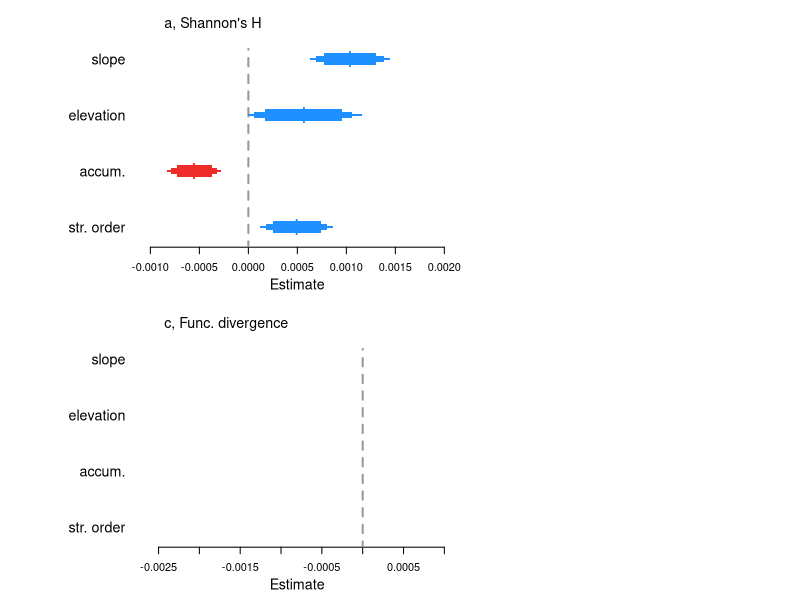

Write the R code that produced this figure. (Note: this script raises an error after producing the figure.)
##Set working directory
setwd("C:/Users/elwel/OneDrive/Desktop/aquatic_data/git/EuroAquaticMacroInverts")

# attach data
drivEst <- read.csv("outputs/Driver_metaanaly_Ests.csv")
#drivEst <- read.csv("outputs/Driver_horseshoe_metaanaly_Ests.csv")
head(drivEst)
unique(drivEst$Response)

options(scipen=999)

##save plot
tiff(filename = "plots/Fig4_drivers/Drivers_TaxaFunc_extra_streamCharacteristics.tiff", width = 5, height = 4, units = 'in', res = 600, compression = 'lzw')
#tiff(filename = "plots/drivers/Drivers_horseshoe.tiff", width = 12, height = 9, units = 'in', res = 600, compression = 'lzw')

##layout
layout(mat = matrix(c(1:6), 
                        nrow = 2, 
                        ncol = 3),
       heights = c(2,2,2,2,2,2),
       widths = c(0.8,2,2,0.8,2,2))

par(mar=c(4,0.4,0.4,0.8))
#empty plot for where the labels will go
plot(0, xaxt = 'n', yaxt = 'n', bty = 'n', pch = '', ylab = '', xlab = '')
plot(0, xaxt = 'n', yaxt = 'n', bty = 'n', pch = '', ylab = '', xlab = '')

#### shannonsH #####
sub <- subset(drivEst, Response == "shannonsH")
est <- sub$Estimate[6:9]
yy <- c(1:4)
plot(yy ~ est, ylab="",xlab="", yaxt="n", las=1, type="n",xlim=c(-0.001,0.002), ylim=c(0.8,4.8),cex=2, bty="n")
#polygon(x=c(-100,-100,0,0),
#        y=c(-4,22,22,-4), col = "grey80", border = "grey80")
segments(x0=0,y0=0,x1=0,y1=4.18,lty=2, lwd=2,col="grey60")
axis(2, at=yy, lwd = 0, lwd.ticks = 0, labels=c("str. order", "accum.", "elevation", "slope"), las=1,cex.axis=1.3)
title(xlab="Estimate", line=2.4,cex.lab=1.3)
legend("topleft", legend=("a, Shannon's H"), bty="n", cex=1.3)
mm <- cbind(yy,est)
mm_neg <- as.data.frame(mm[ which(est < 0),])
mm_pos <- as.data.frame(mm[ which(est > 0),])
#points(yy ~ est, pch="l",cex=2.2,col="white")
points(mm_neg[1,] ~ mm_neg[2,], pch="l",cex=2,col="firebrick2")
points(mm_pos$yy ~ mm_pos$est, pch="l",cex=2,col="dodgerblue")
yyy1=c(0.975,1.025,1.025,0.975)
yyy2=c(0.95,1.05,1.05,0.95)
yyy3=c(0.9,1.1,1.1,0.9)
polygon(x=c(if (sub$Q2.5[6]<0) {sub$Q2.5[6]} else {0}, if (sub$Q2.5[6]<0) {sub$Q2.5[6]} else {0}, if (sub$Q97.5[6]<0) {sub$Q97.5[6]} else {0}, if (sub$Q97.5[6]<0) {sub$Q97.5[6]} else {0}),y=(yyy1), col = "firebrick2", border = NA)
polygon(x=c(if (sub$Q5[6]<0) {sub$Q5[6]} else {0}, if (sub$Q5[6]<0) {sub$Q5[6]} else {0}, if (sub$Q95[6]<0) {sub$Q95[6]} else {0}, if (sub$Q95[6]<0) {sub$Q95[6]} else {0}),y=(yyy2), col = "firebrick2", border = NA)
polygon(x=c(if (sub$Q10[6]<0) {sub$Q10[6]} else {0}, if (sub$Q10[6]<0) {sub$Q10[6]} else {0}, if (sub$Q90[6]<0) {sub$Q90[6]} else {0}, if (sub$Q90[6]<0) {sub$Q90[6]} else {0}),y=(yyy3), col = "firebrick2", border = NA)
polygon(x=c(if (sub$Q2.5[6]>0) {sub$Q2.5[6]} else {0}, if (sub$Q2.5[6]>0) {sub$Q2.5[6]} else {0}, if (sub$Q97.5[6]>0) {sub$Q97.5[6]} else {0}, if (sub$Q97.5[6]>0) {sub$Q97.5[6]} else {0}),y=(yyy1), col = "dodgerblue", border = NA)
polygon(x=c(if (sub$Q5[6]>0) {sub$Q5[6]} else {0}, if (sub$Q5[6]>0) {sub$Q5[6]} else {0}, if (sub$Q95[6]>0) {sub$Q95[6]} else {0}, if (sub$Q95[6]>0) {sub$Q95[6]} else {0}),y=(yyy2), col = "dodgerblue", border = NA)
polygon(x=c(if (sub$Q10[6]>0) {sub$Q10[6]} else {0}, if (sub$Q10[6]>0) {sub$Q10[6]} else {0}, if (sub$Q90[6]>0) {sub$Q90[6]} else {0}, if (sub$Q90[6]>0) {sub$Q90[6]} else {0}),y=(yyy3), col = "dodgerblue", border = NA)
polygon(x=c(if (sub$Q2.5[7]<0) {sub$Q2.5[7]} else {0}, if (sub$Q2.5[7]<0) {sub$Q2.5[7]} else {0}, if (sub$Q97.5[7]<0) {sub$Q97.5[7]} else {0}, if (sub$Q97.5[7]<0) {sub$Q97.5[7]} else {0}),y=(yyy1+1), col = "firebrick2", border = NA)
polygon(x=c(if (sub$Q5[7]<0) {sub$Q5[7]} else {0}, if (sub$Q5[7]<0) {sub$Q5[7]} else {0}, if (sub$Q95[7]<0) {sub$Q95[7]} else {0}, if (sub$Q95[7]<0) {sub$Q95[7]} else {0}),y=(yyy2+1), col = "firebrick2", border = NA)
polygon(x=c(if (sub$Q10[7]<0) {sub$Q10[7]} else {0}, if (sub$Q10[7]<0) {sub$Q10[7]} else {0}, if (sub$Q90[7]<0) {sub$Q90[7]} else {0}, if (sub$Q90[7]<0) {sub$Q90[7]} else {0}),y=(yyy3+1), col = "firebrick2", border = NA)
polygon(x=c(if (sub$Q2.5[7]>0) {sub$Q2.5[7]} else {0}, if (sub$Q2.5[7]>0) {sub$Q2.5[7]} else {0}, if (sub$Q97.5[7]>0) {sub$Q97.5[7]} else {0}, if (sub$Q97.5[7]>0) {sub$Q97.5[7]} else {0}),y=(yyy1+1), col = "dodgerblue", border = NA)
polygon(x=c(if (sub$Q5[7]>0) {sub$Q5[7]} else {0}, if (sub$Q5[7]>0) {sub$Q5[7]} else {0}, if (sub$Q95[7]>0) {sub$Q95[7]} else {0}, if (sub$Q95[7]>0) {sub$Q95[7]} else {0}),y=(yyy2+1), col = "dodgerblue", border = NA)
polygon(x=c(if (sub$Q10[7]>0) {sub$Q10[7]} else {0}, if (sub$Q10[7]>0) {sub$Q10[7]} else {0}, if (sub$Q90[7]>0) {sub$Q90[7]} else {0}, if (sub$Q90[7]>0) {sub$Q90[7]} else {0}),y=(yyy3+1), col = "dodgerblue", border = NA)
polygon(x=c(if (sub$Q2.5[8]<0) {sub$Q2.5[8]} else {0}, if (sub$Q2.5[8]<0) {sub$Q2.5[8]} else {0}, if (sub$Q97.5[8]<0) {sub$Q97.5[8]} else {0}, if (sub$Q97.5[8]<0) {sub$Q97.5[8]} else {0}),y=(yyy1+2), col = "firebrick2", border = NA)
polygon(x=c(if (sub$Q5[8]<0) {sub$Q5[8]} else {0}, if (sub$Q5[8]<0) {sub$Q5[8]} else {0}, if (sub$Q95[8]<0) {sub$Q95[8]} else {0}, if (sub$Q95[8]<0) {sub$Q95[8]} else {0}),y=(yyy2+2), col = "firebrick2", border = NA)
polygon(x=c(if (sub$Q10[8]<0) {sub$Q10[8]} else {0}, if (sub$Q10[8]<0) {sub$Q10[8]} else {0}, if (sub$Q90[8]<0) {sub$Q90[8]} else {0}, if (sub$Q90[8]<0) {sub$Q90[8]} else {0}),y=(yyy3+2), col = "firebrick2", border = NA)
polygon(x=c(if (sub$Q2.5[8]>0) {sub$Q2.5[8]} else {0}, if (sub$Q2.5[8]>0) {sub$Q2.5[8]} else {0}, if (sub$Q97.5[8]>0) {sub$Q97.5[8]} else {0}, if (sub$Q97.5[8]>0) {sub$Q97.5[8]} else {0}),y=(yyy1+2), col = "dodgerblue", border = NA)
polygon(x=c(if (sub$Q5[8]>0) {sub$Q5[8]} else {0}, if (sub$Q5[8]>0) {sub$Q5[8]} else {0}, if (sub$Q95[8]>0) {sub$Q95[8]} else {0}, if (sub$Q95[8]>0) {sub$Q95[8]} else {0}),y=(yyy2+2), col = "dodgerblue", border = NA)
polygon(x=c(if (sub$Q10[8]>0) {sub$Q10[8]} else {0}, if (sub$Q10[8]>0) {sub$Q10[8]} else {0}, if (sub$Q90[8]>0) {sub$Q90[8]} else {0}, if (sub$Q90[8]>0) {sub$Q90[8]} else {0}),y=(yyy3+2), col = "dodgerblue", border = NA)
polygon(x=c(if (sub$Q2.5[9]<0) {sub$Q2.5[9]} else {0}, if (sub$Q2.5[9]<0) {sub$Q2.5[9]} else {0}, if (sub$Q97.5[9]<0) {sub$Q97.5[9]} else {0}, if (sub$Q97.5[9]<0) {sub$Q97.5[9]} else {0}),y=(yyy1+3), col = "firebrick2", border = NA)
polygon(x=c(if (sub$Q5[9]<0) {sub$Q5[9]} else {0}, if (sub$Q5[9]<0) {sub$Q5[9]} else {0}, if (sub$Q95[9]<0) {sub$Q95[9]} else {0}, if (sub$Q95[9]<0) {sub$Q95[9]} else {0}),y=(yyy2+3), col = "firebrick2", border = NA)
polygon(x=c(if (sub$Q10[9]<0) {sub$Q10[9]} else {0}, if (sub$Q10[9]<0) {sub$Q10[9]} else {0}, if (sub$Q90[9]<0) {sub$Q90[9]} else {0}, if (sub$Q90[9]<0) {sub$Q90[9]} else {0}),y=(yyy3+3), col = "firebrick2", border = NA)
polygon(x=c(if (sub$Q2.5[9]>0) {sub$Q2.5[9]} else {0}, if (sub$Q2.5[9]>0) {sub$Q2.5[9]} else {0}, if (sub$Q97.5[9]>0) {sub$Q97.5[9]} else {0}, if (sub$Q97.5[9]>0) {sub$Q97.5[9]} else {0}),y=(yyy1+3), col = "dodgerblue", border = NA)
polygon(x=c(if (sub$Q5[9]>0) {sub$Q5[9]} else {0}, if (sub$Q5[9]>0) {sub$Q5[9]} else {0}, if (sub$Q95[9]>0) {sub$Q95[9]} else {0}, if (sub$Q95[9]>0) {sub$Q95[9]} else {0}),y=(yyy2+3), col = "dodgerblue", border = NA)
polygon(x=c(if (sub$Q10[9]>0) {sub$Q10[9]} else {0}, if (sub$Q10[9]>0) {sub$Q10[9]} else {0}, if (sub$Q90[9]>0) {sub$Q90[9]} else {0}, if (sub$Q90[9]>0) {sub$Q90[9]} else {0}),y=(yyy3+3), col = "dodgerblue", border = NA)

#### func_diverg #####
sub <- subset(drivEst, Response == "func_diverg")
est <- sub$Estimate[6:9]
yy <- c(1:4)
plot(yy ~ est, ylab="",xlab="", yaxt="n", las=1, type="n",xlim=c(-0.0026,0.001), ylim=c(0.8,4.8), cex=2, bty="n")
segments(x0=0,y0=0,x1=0,y1=4.18,lty=2, lwd=2,col="grey60")
axis(2, at=yy, lwd = 0, lwd.ticks = 0, labels=c("str. order", "accum.", "elevation", "slope"), las=1,cex.axis=1.3)
title(xlab="Estimate", line=2.4,cex.lab=1.3)
legend("topleft", legend=("c, Func. divergence"), bty="n", cex=1.3)
mm <- cbind(yy,est)
mm_neg <- as.data.frame(mm[ which(est < 0),])
mm_pos <- as.data.frame(mm[ which(est > 0),])
points(mm_neg$yy ~ mm_neg$est, pch="l",cex=2,col="firebrick2")
points(mm_pos$yy ~ mm_pos$est, pch="l",cex=2,col="dodgerblue")
yyy1=c(0.975,1.025,1.025,0.975)
yyy2=c(0.95,1.05,1.05,0.95)
yyy3=c(0.9,1.1,1.1,0.9)
polygon(x=c(if (sub$Q2.5[6]<0) {sub$Q2.5[6]} else {0}, if (sub$Q2.5[6]<0) {sub$Q2.5[6]} else {0}, if (sub$Q97.5[6]<0) {sub$Q97.5[6]} else {0}, if (sub$Q97.5[6]<0) {sub$Q97.5[6]} else {0}),y=(yyy1), col = "firebrick2", border = NA)
polygon(x=c(if (sub$Q5[6]<0) {sub$Q5[6]} else {0}, if (sub$Q5[6]<0) {sub$Q5[6]} else {0}, if (sub$Q95[6]<0) {sub$Q95[6]} else {0}, if (sub$Q95[6]<0) {sub$Q95[6]} else {0}),y=(yyy2), col = "firebrick2", border = NA)
polygon(x=c(if (sub$Q10[6]<0) {sub$Q10[6]} else {0}, if (sub$Q10[6]<0) {sub$Q10[6]} else {0}, if (sub$Q90[6]<0) {sub$Q90[6]} else {0}, if (sub$Q90[6]<0) {sub$Q90[6]} else {0}),y=(yyy3), col = "firebrick2", border = NA)
polygon(x=c(if (sub$Q2.5[6]>0) {sub$Q2.5[6]} else {0}, if (sub$Q2.5[6]>0) {sub$Q2.5[6]} else {0}, if (sub$Q97.5[6]>0) {sub$Q97.5[6]} else {0}, if (sub$Q97.5[6]>0) {sub$Q97.5[6]} else {0}),y=(yyy1), col = "dodgerblue", border = NA)
polygon(x=c(if (sub$Q5[6]>0) {sub$Q5[6]} else {0}, if (sub$Q5[6]>0) {sub$Q5[6]} else {0}, if (sub$Q95[6]>0) {sub$Q95[6]} else {0}, if (sub$Q95[6]>0) {sub$Q95[6]} else {0}),y=(yyy2), col = "dodgerblue", border = NA)
polygon(x=c(if (sub$Q10[6]>0) {sub$Q10[6]} else {0}, if (sub$Q10[6]>0) {sub$Q10[6]} else {0}, if (sub$Q90[6]>0) {sub$Q90[6]} else {0}, if (sub$Q90[6]>0) {sub$Q90[6]} else {0}),y=(yyy3), col = "dodgerblue", border = NA)
polygon(x=c(if (sub$Q2.5[7]<0) {sub$Q2.5[7]} else {0}, if (sub$Q2.5[7]<0) {sub$Q2.5[7]} else {0}, if (sub$Q97.5[7]<0) {sub$Q97.5[7]} else {0}, if (sub$Q97.5[7]<0) {sub$Q97.5[7]} else {0}),y=(yyy1+1), col = "firebrick2", border = NA)
polygon(x=c(if (sub$Q5[7]<0) {sub$Q5[7]} else {0}, if (sub$Q5[7]<0) {sub$Q5[7]} else {0}, if (sub$Q95[7]<0) {sub$Q95[7]} else {0}, if (sub$Q95[7]<0) {sub$Q95[7]} else {0}),y=(yyy2+1), col = "firebrick2", border = NA)
polygon(x=c(if (sub$Q10[7]<0) {sub$Q10[7]} else {0}, if (sub$Q10[7]<0) {sub$Q10[7]} else {0}, if (sub$Q90[7]<0) {sub$Q90[7]} else {0}, if (sub$Q90[7]<0) {sub$Q90[7]} else {0}),y=(yyy3+1), col = "firebrick2", border = NA)
polygon(x=c(if (sub$Q2.5[7]>0) {sub$Q2.5[7]} else {0}, if (sub$Q2.5[7]>0) {sub$Q2.5[7]} else {0}, if (sub$Q97.5[7]>0) {sub$Q97.5[7]} else {0}, if (sub$Q97.5[7]>0) {sub$Q97.5[7]} else {0}),y=(yyy1+1), col = "dodgerblue", border = NA)
polygon(x=c(if (sub$Q5[7]>0) {sub$Q5[7]} else {0}, if (sub$Q5[7]>0) {sub$Q5[7]} else {0}, if (sub$Q95[7]>0) {sub$Q95[7]} else {0}, if (sub$Q95[7]>0) {sub$Q95[7]} else {0}),y=(yyy2+1), col = "dodgerblue", border = NA)
polygon(x=c(if (sub$Q10[7]>0) {sub$Q10[7]} else {0}, if (sub$Q10[7]>0) {sub$Q10[7]} else {0}, if (sub$Q90[7]>0) {sub$Q90[7]} else {0}, if (sub$Q90[7]>0) {sub$Q90[7]} else {0}),y=(yyy3+1), col = "dodgerblue", border = NA)
polygon(x=c(if (sub$Q2.5[8]<0) {sub$Q2.5[8]} else {0}, if (sub$Q2.5[8]<0) {sub$Q2.5[8]} else {0}, if (sub$Q97.5[8]<0) {sub$Q97.5[8]} else {0}, if (sub$Q97.5[8]<0) {sub$Q97.5[8]} else {0}),y=(yyy1+2), col = "firebrick2", border = NA)
polygon(x=c(if (sub$Q5[8]<0) {sub$Q5[8]} else {0}, if (sub$Q5[8]<0) {sub$Q5[8]} else {0}, if (sub$Q95[8]<0) {sub$Q95[8]} else {0}, if (sub$Q95[8]<0) {sub$Q95[8]} else {0}),y=(yyy2+2), col = "firebrick2", border = NA)
polygon(x=c(if (sub$Q10[8]<0) {sub$Q10[8]} else {0}, if (sub$Q10[8]<0) {sub$Q10[8]} else {0}, if (sub$Q90[8]<0) {sub$Q90[8]} else {0}, if (sub$Q90[8]<0) {sub$Q90[8]} else {0}),y=(yyy3+2), col = "firebrick2", border = NA)
polygon(x=c(if (sub$Q2.5[8]>0) {sub$Q2.5[8]} else {0}, if (sub$Q2.5[8]>0) {sub$Q2.5[8]} else {0}, if (sub$Q97.5[8]>0) {sub$Q97.5[8]} else {0}, if (sub$Q97.5[8]>0) {sub$Q97.5[8]} else {0}),y=(yyy1+2), col = "dodgerblue", border = NA)
polygon(x=c(if (sub$Q5[8]>0) {sub$Q5[8]} else {0}, if (sub$Q5[8]>0) {sub$Q5[8]} else {0}, if (sub$Q95[8]>0) {sub$Q95[8]} else {0}, if (sub$Q95[8]>0) {sub$Q95[8]} else {0}),y=(yyy2+2), col = "dodgerblue", border = NA)
polygon(x=c(if (sub$Q10[8]>0) {sub$Q10[8]} else {0}, if (sub$Q10[8]>0) {sub$Q10[8]} else {0}, if (sub$Q90[8]>0) {sub$Q90[8]} else {0}, if (sub$Q90[8]>0) {sub$Q90[8]} else {0}),y=(yyy3+2), col = "dodgerblue", border = NA)
polygon(x=c(if (sub$Q2.5[9]<0) {sub$Q2.5[9]} else {0}, if (sub$Q2.5[9]<0) {sub$Q2.5[9]} else {0}, if (sub$Q97.5[9]<0) {sub$Q97.5[9]} else {0}, if (sub$Q97.5[9]<0) {sub$Q97.5[9]} else {0}),y=(yyy1+3), col = "firebrick2", border = NA)
polygon(x=c(if (sub$Q5[9]<0) {sub$Q5[9]} else {0}, if (sub$Q5[9]<0) {sub$Q5[9]} else {0}, if (sub$Q95[9]<0) {sub$Q95[9]} else {0}, if (sub$Q95[9]<0) {sub$Q95[9]} else {0}),y=(yyy2+3), col = "firebrick2", border = NA)
polygon(x=c(if (sub$Q10[9]<0) {sub$Q10[9]} else {0}, if (sub$Q10[9]<0) {sub$Q10[9]} else {0}, if (sub$Q90[9]<0) {sub$Q90[9]} else {0}, if (sub$Q90[9]<0) {sub$Q90[9]} else {0}),y=(yyy3+3), col = "firebrick2", border = NA)
polygon(x=c(if (sub$Q2.5[9]>0) {sub$Q2.5[9]} else {0}, if (sub$Q2.5[9]>0) {sub$Q2.5[9]} else {0}, if (sub$Q97.5[9]>0) {sub$Q97.5[9]} else {0}, if (sub$Q97.5[9]>0) {sub$Q97.5[9]} else {0}),y=(yyy1+3), col = "dodgerblue", border = NA)
polygon(x=c(if (sub$Q5[9]>0) {sub$Q5[9]} else {0}, if (sub$Q5[9]>0) {sub$Q5[9]} else {0}, if (sub$Q95[9]>0) {sub$Q95[9]} else {0}, if (sub$Q95[9]>0) {sub$Q95[9]} else {0}),y=(yyy2+3), col = "dodgerblue", border = NA)
polygon(x=c(if (sub$Q10[9]>0) {sub$Q10[9]} else {0}, if (sub$Q10[9]>0) {sub$Q10[9]} else {0}, if (sub$Q90[9]>0) {sub$Q90[9]} else {0}, if (sub$Q90[9]>0) {sub$Q90[9]} else {0}),y=(yyy3+3), col = "dodgerblue", border = NA)

#### spp_richness_rarefied #####
sub <- subset(drivEst, Response == "spp_richness_rarefied")
est <- sub$Estimate[6:9]
yy <- c(1:4)
plot(yy ~ est, ylab="",xlab="", yaxt="n", las=1, type="n",xlim=c(-0.025,0.015), ylim=c(0.8,4.8), cex=2, bty="n")
segments(x0=0,y0=0,x1=0,y1=4.18,lty=2, lwd=2,col="grey60")
title(xlab="Estimate", line=2.4,cex.lab=1.3)
legend("topleft", legend=("b, Rarefied richness"), bty="n", cex=1.3)
mm <- cbind(yy,est)
mm_neg <- as.data.frame(mm[ which(est < 0),])
mm_pos <- as.data.frame(mm[ which(est > 0),])
#points(yy ~ est, pch="l",cex=2.2,col="white")
points(mm_neg$yy ~ mm_neg$est, pch="l",cex=2,col="firebrick2")
points(mm_pos$yy ~ mm_pos$est, pch="l",cex=2,col="dodgerblue")
polygon(x=c(if (sub$Q2.5[6]<0) {sub$Q2.5[6]} else {0}, if (sub$Q2.5[6]<0) {sub$Q2.5[6]} else {0}, if (sub$Q97.5[6]<0) {sub$Q97.5[6]} else {0}, if (sub$Q97.5[6]<0) {sub$Q97.5[6]} else {0}),y=(yyy1), col = "firebrick2", border = NA)
polygon(x=c(if (sub$Q5[6]<0) {sub$Q5[6]} else {0}, if (sub$Q5[6]<0) {sub$Q5[6]} else {0}, if (sub$Q95[6]<0) {sub$Q95[6]} else {0}, if (sub$Q95[6]<0) {sub$Q95[6]} else {0}),y=(yyy2), col = "firebrick2", border = NA)
polygon(x=c(if (sub$Q10[6]<0) {sub$Q10[6]} else {0}, if (sub$Q10[6]<0) {sub$Q10[6]} else {0}, if (sub$Q90[6]<0) {sub$Q90[6]} else {0}, if (sub$Q90[6]<0) {sub$Q90[6]} else {0}),y=(yyy3), col = "firebrick2", border = NA)
polygon(x=c(if (sub$Q2.5[6]>0) {sub$Q2.5[6]} else {0}, if (sub$Q2.5[6]>0) {sub$Q2.5[6]} else {0}, if (sub$Q97.5[6]>0) {sub$Q97.5[6]} else {0}, if (sub$Q97.5[6]>0) {sub$Q97.5[6]} else {0}),y=(yyy1), col = "dodgerblue", border = NA)
polygon(x=c(if (sub$Q5[6]>0) {sub$Q5[6]} else {0}, if (sub$Q5[6]>0) {sub$Q5[6]} else {0}, if (sub$Q95[6]>0) {sub$Q95[6]} else {0}, if (sub$Q95[6]>0) {sub$Q95[6]} else {0}),y=(yyy2), col = "dodgerblue", border = NA)
polygon(x=c(if (sub$Q10[6]>0) {sub$Q10[6]} else {0}, if (sub$Q10[6]>0) {sub$Q10[6]} else {0}, if (sub$Q90[6]>0) {sub$Q90[6]} else {0}, if (sub$Q90[6]>0) {sub$Q90[6]} else {0}),y=(yyy3), col = "dodgerblue", border = NA)
polygon(x=c(if (sub$Q2.5[7]<0) {sub$Q2.5[7]} else {0}, if (sub$Q2.5[7]<0) {sub$Q2.5[7]} else {0}, if (sub$Q97.5[7]<0) {sub$Q97.5[7]} else {0}, if (sub$Q97.5[7]<0) {sub$Q97.5[7]} else {0}),y=(yyy1+1), col = "firebrick2", border = NA)
polygon(x=c(if (sub$Q5[7]<0) {sub$Q5[7]} else {0}, if (sub$Q5[7]<0) {sub$Q5[7]} else {0}, if (sub$Q95[7]<0) {sub$Q95[7]} else {0}, if (sub$Q95[7]<0) {sub$Q95[7]} else {0}),y=(yyy2+1), col = "firebrick2", border = NA)
polygon(x=c(if (sub$Q10[7]<0) {sub$Q10[7]} else {0}, if (sub$Q10[7]<0) {sub$Q10[7]} else {0}, if (sub$Q90[7]<0) {sub$Q90[7]} else {0}, if (sub$Q90[7]<0) {sub$Q90[7]} else {0}),y=(yyy3+1), col = "firebrick2", border = NA)
polygon(x=c(if (sub$Q2.5[7]>0) {sub$Q2.5[7]} else {0}, if (sub$Q2.5[7]>0) {sub$Q2.5[7]} else {0}, if (sub$Q97.5[7]>0) {sub$Q97.5[7]} else {0}, if (sub$Q97.5[7]>0) {sub$Q97.5[7]} else {0}),y=(yyy1+1), col = "dodgerblue", border = NA)
polygon(x=c(if (sub$Q5[7]>0) {sub$Q5[7]} else {0}, if (sub$Q5[7]>0) {sub$Q5[7]} else {0}, if (sub$Q95[7]>0) {sub$Q95[7]} else {0}, if (sub$Q95[7]>0) {sub$Q95[7]} else {0}),y=(yyy2+1), col = "dodgerblue", border = NA)
polygon(x=c(if (sub$Q10[7]>0) {sub$Q10[7]} else {0}, if (sub$Q10[7]>0) {sub$Q10[7]} else {0}, if (sub$Q90[7]>0) {sub$Q90[7]} else {0}, if (sub$Q90[7]>0) {sub$Q90[7]} else {0}),y=(yyy3+1), col = "dodgerblue", border = NA)
polygon(x=c(if (sub$Q2.5[8]<0) {sub$Q2.5[8]} else {0}, if (sub$Q2.5[8]<0) {sub$Q2.5[8]} else {0}, if (sub$Q97.5[8]<0) {sub$Q97.5[8]} else {0}, if (sub$Q97.5[8]<0) {sub$Q97.5[8]} else {0}),y=(yyy1+2), col = "firebrick2", border = NA)
polygon(x=c(if (sub$Q5[8]<0) {sub$Q5[8]} else {0}, if (sub$Q5[8]<0) {sub$Q5[8]} else {0}, if (sub$Q95[8]<0) {sub$Q95[8]} else {0}, if (sub$Q95[8]<0) {sub$Q95[8]} else {0}),y=(yyy2+2), col = "firebrick2", border = NA)
polygon(x=c(if (sub$Q10[8]<0) {sub$Q10[8]} else {0}, if (sub$Q10[8]<0) {sub$Q10[8]} else {0}, if (sub$Q90[8]<0) {sub$Q90[8]} else {0}, if (sub$Q90[8]<0) {sub$Q90[8]} else {0}),y=(yyy3+2), col = "firebrick2", border = NA)
polygon(x=c(if (sub$Q2.5[8]>0) {sub$Q2.5[8]} else {0}, if (sub$Q2.5[8]>0) {sub$Q2.5[8]} else {0}, if (sub$Q97.5[8]>0) {sub$Q97.5[8]} else {0}, if (sub$Q97.5[8]>0) {sub$Q97.5[8]} else {0}),y=(yyy1+2), col = "dodgerblue", border = NA)
polygon(x=c(if (sub$Q5[8]>0) {sub$Q5[8]} else {0}, if (sub$Q5[8]>0) {sub$Q5[8]} else {0}, if (sub$Q95[8]>0) {sub$Q95[8]} else {0}, if (sub$Q95[8]>0) {sub$Q95[8]} else {0}),y=(yyy2+2), col = "dodgerblue", border = NA)
polygon(x=c(if (sub$Q10[8]>0) {sub$Q10[8]} else {0}, if (sub$Q10[8]>0) {sub$Q10[8]} else {0}, if (sub$Q90[8]>0) {sub$Q90[8]} else {0}, if (sub$Q90[8]>0) {sub$Q90[8]} else {0}),y=(yyy3+2), col = "dodgerblue", border = NA)
polygon(x=c(if (sub$Q2.5[9]<0) {sub$Q2.5[9]} else {0}, if (sub$Q2.5[9]<0) {sub$Q2.5[9]} else {0}, if (sub$Q97.5[9]<0) {sub$Q97.5[9]} else {0}, if (sub$Q97.5[9]<0) {sub$Q97.5[9]} else {0}),y=(yyy1+3), col = "firebrick2", border = NA)
polygon(x=c(if (sub$Q5[9]<0) {sub$Q5[9]} else {0}, if (sub$Q5[9]<0) {sub$Q5[9]} else {0}, if (sub$Q95[9]<0) {sub$Q95[9]} else {0}, if (sub$Q95[9]<0) {sub$Q95[9]} else {0}),y=(yyy2+3), col = "firebrick2", border = NA)
polygon(x=c(if (sub$Q10[9]<0) {sub$Q10[9]} else {0}, if (sub$Q10[9]<0) {sub$Q10[9]} else {0}, if (sub$Q90[9]<0) {sub$Q90[9]} else {0}, if (sub$Q90[9]<0) {sub$Q90[9]} else {0}),y=(yyy3+3), col = "firebrick2", border = NA)
polygon(x=c(if (sub$Q2.5[9]>0) {sub$Q2.5[9]} else {0}, if (sub$Q2.5[9]>0) {sub$Q2.5[9]} else {0}, if (sub$Q97.5[9]>0) {sub$Q97.5[9]} else {0}, if (sub$Q97.5[9]>0) {sub$Q97.5[9]} else {0}),y=(yyy1+3), col = "dodgerblue", border = NA)
polygon(x=c(if (sub$Q5[9]>0) {sub$Q5[9]} else {0}, if (sub$Q5[9]>0) {sub$Q5[9]} else {0}, if (sub$Q95[9]>0) {sub$Q95[9]} else {0}, if (sub$Q95[9]>0) {sub$Q95[9]} else {0}),y=(yyy2+3), col = "dodgerblue", border = NA)
polygon(x=c(if (sub$Q10[9]>0) {sub$Q10[9]} else {0}, if (sub$Q10[9]>0) {sub$Q10[9]} else {0}, if (sub$Q90[9]>0) {sub$Q90[9]} else {0}, if (sub$Q90[9]>0) {sub$Q90[9]} else {0}),y=(yyy3+3), col = "dodgerblue", border = NA)

#### RaoQ #####
sub <- subset(drivEst, Response == "RaoQ")
est <- sub$Estimate[6:9]
yy <- c(1:4)
plot(yy ~ est, ylab="",xlab="", yaxt="n", las=1, type="n",xlim=c(-0.05,0.07), ylim=c(0.8,4.8), cex=2, bty="n")
segments(x0=0,y0=0,x1=0,y1=4.18,lty=2, lwd=2,col="grey60")
title(xlab="Estimate", line=2.4,cex.lab=1.3)
legend("topleft", legend=("d, Rao's Q"), bty="n", cex=1.3)
mm <- cbind(yy,est)
mm_neg <- as.data.frame(mm[ which(est < 0),])
mm_pos <- as.data.frame(mm[ which(est > 0),])
#points(yy ~ est, pch="l",cex=2.2,col="white")
points(mm_neg$yy ~ mm_neg$est, pch="l",cex=2,col="firebrick2")
points(mm_pos$yy ~ mm_pos$est, pch="l",cex=2,col="dodgerblue")
yyy1=c(0.975,1.025,1.025,0.975)
yyy2=c(0.95,1.05,1.05,0.95)
yyy3=c(0.9,1.1,1.1,0.9)
polygon(x=c(if (sub$Q2.5[6]<0) {sub$Q2.5[6]} else {0}, if (sub$Q2.5[6]<0) {sub$Q2.5[6]} else {0}, if (sub$Q97.5[6]<0) {sub$Q97.5[6]} else {0}, if (sub$Q97.5[6]<0) {sub$Q97.5[6]} else {0}),y=(yyy1), col = "firebrick2", border = NA)
polygon(x=c(if (sub$Q5[6]<0) {sub$Q5[6]} else {0}, if (sub$Q5[6]<0) {sub$Q5[6]} else {0}, if (sub$Q95[6]<0) {sub$Q95[6]} else {0}, if (sub$Q95[6]<0) {sub$Q95[6]} else {0}),y=(yyy2), col = "firebrick2", border = NA)
polygon(x=c(if (sub$Q10[6]<0) {sub$Q10[6]} else {0}, if (sub$Q10[6]<0) {sub$Q10[6]} else {0}, if (sub$Q90[6]<0) {sub$Q90[6]} else {0}, if (sub$Q90[6]<0) {sub$Q90[6]} else {0}),y=(yyy3), col = "firebrick2", border = NA)
polygon(x=c(if (sub$Q2.5[6]>0) {sub$Q2.5[6]} else {0}, if (sub$Q2.5[6]>0) {sub$Q2.5[6]} else {0}, if (sub$Q97.5[6]>0) {sub$Q97.5[6]} else {0}, if (sub$Q97.5[6]>0) {sub$Q97.5[6]} else {0}),y=(yyy1), col = "dodgerblue", border = NA)
polygon(x=c(if (sub$Q5[6]>0) {sub$Q5[6]} else {0}, if (sub$Q5[6]>0) {sub$Q5[6]} else {0}, if (sub$Q95[6]>0) {sub$Q95[6]} else {0}, if (sub$Q95[6]>0) {sub$Q95[6]} else {0}),y=(yyy2), col = "dodgerblue", border = NA)
polygon(x=c(if (sub$Q10[6]>0) {sub$Q10[6]} else {0}, if (sub$Q10[6]>0) {sub$Q10[6]} else {0}, if (sub$Q90[6]>0) {sub$Q90[6]} else {0}, if (sub$Q90[6]>0) {sub$Q90[6]} else {0}),y=(yyy3), col = "dodgerblue", border = NA)
polygon(x=c(if (sub$Q2.5[7]<0) {sub$Q2.5[7]} else {0}, if (sub$Q2.5[7]<0) {sub$Q2.5[7]} else {0}, if (sub$Q97.5[7]<0) {sub$Q97.5[7]} else {0}, if (sub$Q97.5[7]<0) {sub$Q97.5[7]} else {0}),y=(yyy1+1), col = "firebrick2", border = NA)
polygon(x=c(if (sub$Q5[7]<0) {sub$Q5[7]} else {0}, if (sub$Q5[7]<0) {sub$Q5[7]} else {0}, if (sub$Q95[7]<0) {sub$Q95[7]} else {0}, if (sub$Q95[7]<0) {sub$Q95[7]} else {0}),y=(yyy2+1), col = "firebrick2", border = NA)
polygon(x=c(if (sub$Q10[7]<0) {sub$Q10[7]} else {0}, if (sub$Q10[7]<0) {sub$Q10[7]} else {0}, if (sub$Q90[7]<0) {sub$Q90[7]} else {0}, if (sub$Q90[7]<0) {sub$Q90[7]} else {0}),y=(yyy3+1), col = "firebrick2", border = NA)
polygon(x=c(if (sub$Q2.5[7]>0) {sub$Q2.5[7]} else {0}, if (sub$Q2.5[7]>0) {sub$Q2.5[7]} else {0}, if (sub$Q97.5[7]>0) {sub$Q97.5[7]} else {0}, if (sub$Q97.5[7]>0) {sub$Q97.5[7]} else {0}),y=(yyy1+1), col = "dodgerblue", border = NA)
polygon(x=c(if (sub$Q5[7]>0) {sub$Q5[7]} else {0}, if (sub$Q5[7]>0) {sub$Q5[7]} else {0}, if (sub$Q95[7]>0) {sub$Q95[7]} else {0}, if (sub$Q95[7]>0) {sub$Q95[7]} else {0}),y=(yyy2+1), col = "dodgerblue", border = NA)
polygon(x=c(if (sub$Q10[7]>0) {sub$Q10[7]} else {0}, if (sub$Q10[7]>0) {sub$Q10[7]} else {0}, if (sub$Q90[7]>0) {sub$Q90[7]} else {0}, if (sub$Q90[7]>0) {sub$Q90[7]} else {0}),y=(yyy3+1), col = "dodgerblue", border = NA)
polygon(x=c(if (sub$Q2.5[8]<0) {sub$Q2.5[8]} else {0}, if (sub$Q2.5[8]<0) {sub$Q2.5[8]} else {0}, if (sub$Q97.5[8]<0) {sub$Q97.5[8]} else {0}, if (sub$Q97.5[8]<0) {sub$Q97.5[8]} else {0}),y=(yyy1+2), col = "firebrick2", border = NA)
polygon(x=c(if (sub$Q5[8]<0) {sub$Q5[8]} else {0}, if (sub$Q5[8]<0) {sub$Q5[8]} else {0}, if (sub$Q95[8]<0) {sub$Q95[8]} else {0}, if (sub$Q95[8]<0) {sub$Q95[8]} else {0}),y=(yyy2+2), col = "firebrick2", border = NA)
polygon(x=c(if (sub$Q10[8]<0) {sub$Q10[8]} else {0}, if (sub$Q10[8]<0) {sub$Q10[8]} else {0}, if (sub$Q90[8]<0) {sub$Q90[8]} else {0}, if (sub$Q90[8]<0) {sub$Q90[8]} else {0}),y=(yyy3+2), col = "firebrick2", border = NA)
polygon(x=c(if (sub$Q2.5[8]>0) {sub$Q2.5[8]} else {0}, if (sub$Q2.5[8]>0) {sub$Q2.5[8]} else {0}, if (sub$Q97.5[8]>0) {sub$Q97.5[8]} else {0}, if (sub$Q97.5[8]>0) {sub$Q97.5[8]} else {0}),y=(yyy1+2), col = "dodgerblue", border = NA)
polygon(x=c(if (sub$Q5[8]>0) {sub$Q5[8]} else {0}, if (sub$Q5[8]>0) {sub$Q5[8]} else {0}, if (sub$Q95[8]>0) {sub$Q95[8]} else {0}, if (sub$Q95[8]>0) {sub$Q95[8]} else {0}),y=(yyy2+2), col = "dodgerblue", border = NA)
polygon(x=c(if (sub$Q10[8]>0) {sub$Q10[8]} else {0}, if (sub$Q10[8]>0) {sub$Q10[8]} else {0}, if (sub$Q90[8]>0) {sub$Q90[8]} else {0}, if (sub$Q90[8]>0) {sub$Q90[8]} else {0}),y=(yyy3+2), col = "dodgerblue", border = NA)
polygon(x=c(if (sub$Q2.5[9]<0) {sub$Q2.5[9]} else {0}, if (sub$Q2.5[9]<0) {sub$Q2.5[9]} else {0}, if (sub$Q97.5[9]<0) {sub$Q97.5[9]} else {0}, if (sub$Q97.5[9]<0) {sub$Q97.5[9]} else {0}),y=(yyy1+3), col = "firebrick2", border = NA)
polygon(x=c(if (sub$Q5[9]<0) {sub$Q5[9]} else {0}, if (sub$Q5[9]<0) {sub$Q5[9]} else {0}, if (sub$Q95[9]<0) {sub$Q95[9]} else {0}, if (sub$Q95[9]<0) {sub$Q95[9]} else {0}),y=(yyy2+3), col = "firebrick2", border = NA)
polygon(x=c(if (sub$Q10[9]<0) {sub$Q10[9]} else {0}, if (sub$Q10[9]<0) {sub$Q10[9]} else {0}, if (sub$Q90[9]<0) {sub$Q90[9]} else {0}, if (sub$Q90[9]<0) {sub$Q90[9]} else {0}),y=(yyy3+3), col = "firebrick2", border = NA)
polygon(x=c(if (sub$Q2.5[9]>0) {sub$Q2.5[9]} else {0}, if (sub$Q2.5[9]>0) {sub$Q2.5[9]} else {0}, if (sub$Q97.5[9]>0) {sub$Q97.5[9]} else {0}, if (sub$Q97.5[9]>0) {sub$Q97.5[9]} else {0}),y=(yyy1+3), col = "dodgerblue", border = NA)
polygon(x=c(if (sub$Q5[9]>0) {sub$Q5[9]} else {0}, if (sub$Q5[9]>0) {sub$Q5[9]} else {0}, if (sub$Q95[9]>0) {sub$Q95[9]} else {0}, if (sub$Q95[9]>0) {sub$Q95[9]} else {0}),y=(yyy2+3), col = "dodgerblue", border = NA)
polygon(x=c(if (sub$Q10[9]>0) {sub$Q10[9]} else {0}, if (sub$Q10[9]>0) {sub$Q10[9]} else {0}, if (sub$Q90[9]>0) {sub$Q90[9]} else {0}, if (sub$Q90[9]>0) {sub$Q90[9]} else {0}),y=(yyy3+3), col = "dodgerblue", border = NA)
##

##
dev.off()
##

